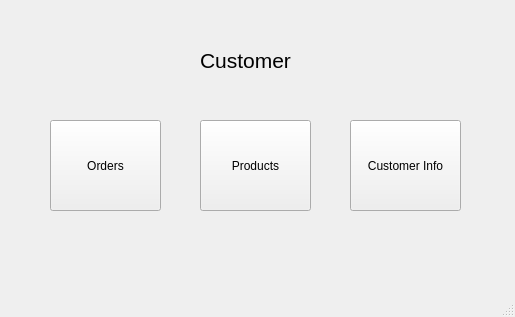
<?xml version="1.0" encoding="UTF-8"?>
<ui version="4.0">
 <class>MainWindow</class>
 <widget class="QMainWindow" name="MainWindow">
  <property name="geometry">
   <rect>
    <x>0</x>
    <y>0</y>
    <width>515</width>
    <height>317</height>
   </rect>
  </property>
  <property name="windowTitle">
   <string>MainWindow</string>
  </property>
  <widget class="QWidget" name="centralwidget">
   <widget class="QPushButton" name="prodView">
    <property name="geometry">
     <rect>
      <x>200</x>
      <y>120</y>
      <width>111</width>
      <height>91</height>
     </rect>
    </property>
    <property name="text">
     <string>Products</string>
    </property>
   </widget>
   <widget class="QPushButton" name="d_orderView">
    <property name="geometry">
     <rect>
      <x>50</x>
      <y>120</y>
      <width>111</width>
      <height>91</height>
     </rect>
    </property>
    <property name="text">
     <string>Orders</string>
    </property>
   </widget>
   <widget class="QLabel" name="label">
    <property name="geometry">
     <rect>
      <x>200</x>
      <y>40</y>
      <width>131</width>
      <height>41</height>
     </rect>
    </property>
    <property name="font">
     <font>
      <pointsize>16</pointsize>
     </font>
    </property>
    <property name="text">
     <string>Customer</string>
    </property>
   </widget>
   <widget class="QPushButton" name="distributorView">
    <property name="geometry">
     <rect>
      <x>350</x>
      <y>120</y>
      <width>111</width>
      <height>91</height>
     </rect>
    </property>
    <property name="text">
     <string>Customer Info</string>
    </property>
   </widget>
  </widget>
  <widget class="QMenuBar" name="menubar">
   <property name="geometry">
    <rect>
     <x>0</x>
     <y>0</y>
     <width>515</width>
     <height>26</height>
    </rect>
   </property>
  </widget>
  <widget class="QStatusBar" name="statusbar"/>
 </widget>
 <resources/>
 <connections/>
</ui>
